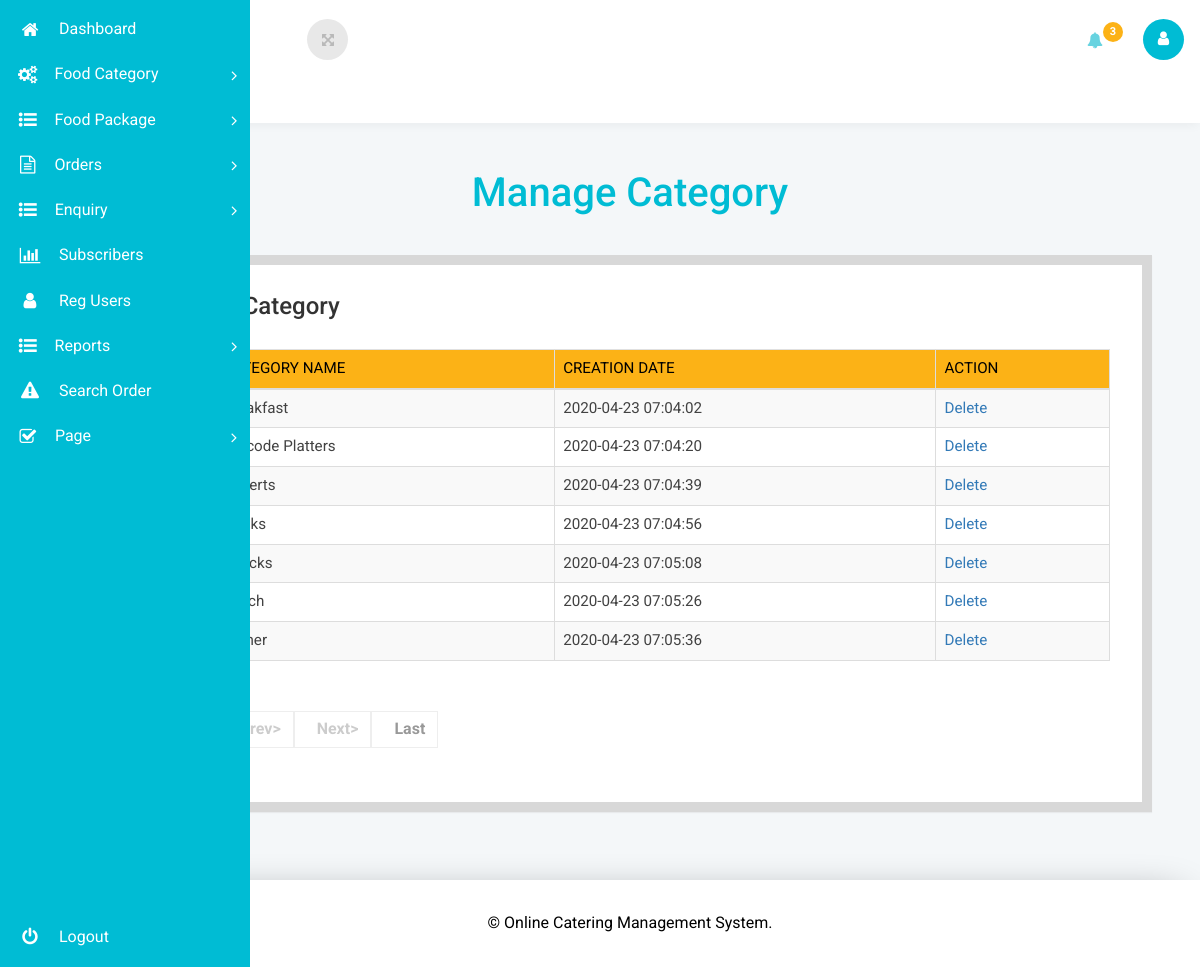
The page /ocms/admin/manage-category.php (signed in) on the database its author committed.
### tables this page shows
CREATE TABLE `tblcategory` (
  `ID` int(10) NOT NULL,
  `CatName` varchar(200) DEFAULT NULL,
  `CreationDate` timestamp NULL DEFAULT current_timestamp()
);

### ocms/admin/manage-category.php (the view, shortened to what this page needs)
<?php
include('includes/dbconnection.php');
if (strlen($_SESSION['ocmsaid']==0)) {
  header('location:logout.php');
  } else{
  ?>
<!DOCTYPE html>
<head>
<link rel="stylesheet" href="css/bootstrap.css">
<link href="css/style.css" rel='stylesheet' type='text/css' />
<link rel="stylesheet" href="css/font.css" type="text/css"/>
<link href="css/font-awesome.css" rel="stylesheet">
<link rel="stylesheet" type="text/css" href="css/table-style.css" />
<link rel="stylesheet" type="text/css" href="css/basictable.css" />
</head>
<body class="dashboard-page">
<?php include_once('includes/sidebar.php');?>
	<section class="wrapper scrollable">
		<?php include_once('includes/header.php');?>
		<div class="main-grid">
			<div class="agile-grids">
				<div class="table-heading">
					<h2>Manage Category</h2>
				</div>
				<div class="panel variations-panel">
					<div class="w3l-table-info">
					  <h3>Manage Category</h3>
					    <table class="table table-bordered table-striped table-vcenter js-dataTable-full-pagination">
						<thead>
						  <tr>
							<th>#</th>
							<th>Category Name</th>
							<th>Creation Date</th>
							<th>Action</th>
						  </tr>
						</thead>
						<tbody>
							<?php
							 if (isset($_GET['pageno'])) {
            $pageno = $_GET['pageno'];
        } else {
            $pageno = 1;
        }
        $no_of_records_per_page = 10;
        $offset = ($pageno-1) * $no_of_records_per_page;
        $ret = "SELECT ID FROM tblcategory";
 $query1 = $dbh -> prepare($ret);
$query1->execute();
$total_rows=$query1->rowCount();
$total_pages = ceil($total_rows / $no_of_records_per_page);
$sql="SELECT * from tblcategory LIMIT $offset, $no_of_records_per_page";
$query = $dbh -> prepare($sql);
$query->execute();
$results=$query->fetchAll(PDO::FETCH_OBJ);
$cnt=1;
if($query->rowCount() > 0)
{
foreach($results as $row)
{               ?>
						  <tr>
							<td><?php echo htmlentities($cnt);?></td>
							<td><?php  echo htmlentities($row->CatName);?></td>
							<td><?php  echo htmlentities($row->CreationDate);?></td>
							<td><a href="manage-category.php?delid=<?php echo ($row->ID);?>" onclick="return confirm('Do you really want to Delete ?');">Delete</a></td>
						  </tr>
						   <?php $cnt=$cnt+1;}} ?>
						</tbody>
					  </table>
					</div>
	<div align="left">
    <ul class="pagination" >
        <li><a href="?pageno=1"><strong>First></strong></a></li>
        <li class="<?php if($pageno <= 1){ echo 'disabled'; } ?>">
            <a href="<?php if($pageno <= 1){ echo '#'; } else { echo "?pageno=".($pageno - 1); } ?>"><strong style="padding-left: 10px">Prev></strong></a>
        </li>
        <li class="<?php if($pageno >= $total_pages){ echo 'disabled'; } ?>">
            <a href="<?php if($pageno >= $total_pages){ echo '#'; } else { echo "?pageno=".($pageno + 1); } ?>"><strong style="padding-left: 10px">Next></strong></a>
        </li>
        <li><a href="?pageno=<?php echo $total_pages; ?>"><strong style="padding-left: 10px">Last</strong></a></li>
    </ul>
</div>
				</div>
			</div>
		</div>
	<?php include_once('includes/footer.php');?>
	</section>
</body>
</html>
<?php }  ?>

### ocms/admin/css/table-style.css (style rules this page uses)
table { background: white; border-collapse: collapse; margin: 1.25em 0 0; width: 100%; }
table tr, table th, table td { border: none; border-bottom: 1px solid #e8e8e8; font-size: .95em; }
table th, table td { padding: 10px 12px; text-align: left; }
table th { background: #fcb216; color: #000000; text-transform: uppercase; }
table tr td { background: #f3faff; color: #424242; }
table tr:nth-of-type(2n+2) td { background: #ffffff; }
table { width: 100%; }
.table { margin: 30px 0; border-collapse: collapse; border-spacing: 0; empty-cells: show; border: 1px solid #e0e0e0; }
.table td, .table th { border-left: 1px solid #e0e0e0; border-width: 0 0 0 1px; font-size: inherit; margin: 0; overflow: visible; padding: 0.5em 1em; font-weight: normal; }
.table td:first-child, .table th:first-child { border-left-width: 0; }
.table thead, .table tfoot { background-color: #f05050; color: #fff; text-align: left; vertical-align: bottom; }
.table thead td, .table tfoot td, .table thead th, .table tfoot th { border-color: #fff; }
.table td { background-color: transparent; }

### rows shown on the page
tblcategory: CatName "Breakfast", CreationDate "2020-04-23 07:04:02"
tblcategory: CatName "Barcode Platters", CreationDate "2020-04-23 07:04:20"
tblcategory: CreationDate "2020-04-23 07:04:39"
tblcategory: CreationDate "2020-04-23 07:04:56"
tblcategory: CreationDate "2020-04-23 07:05:08"
tblcategory: CreationDate "2020-04-23 07:05:26"
tblcategory: CreationDate "2020-04-23 07:05:36"

### other values the page prints
$totalorder "3"
